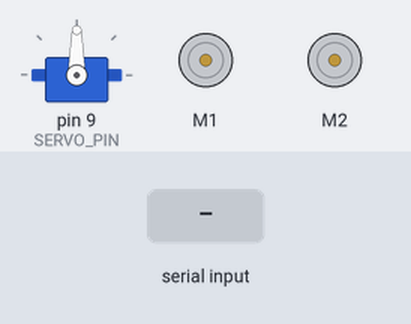
A sketch run on a simulated Arduino Uno, built with avr-gcc and run on an emulated ATmega328P. Parts: servo, 2 × DC motor (green arrow = forward, orange = backward, longer = faster). The test bench sets the inputs (shaded band). What the sketch prints to the serial monitor is not drawn.

Above: at 1.2 s.
1.3 s: "X" received over Serial
At 1.7 s:
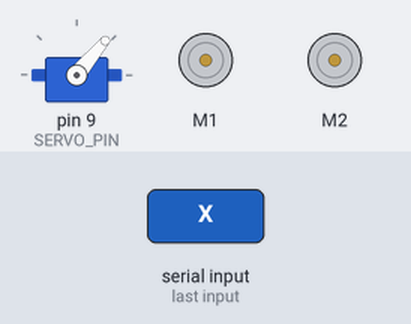
4.0 s: "F" received over Serial
At 4.9 s:
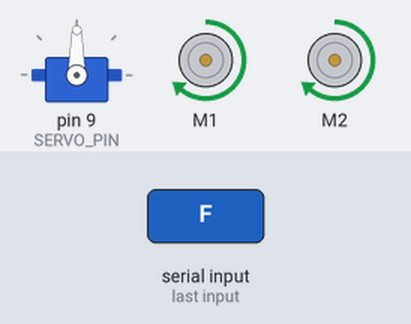
5.5 s: "B" received over Serial
At 6.1 s:
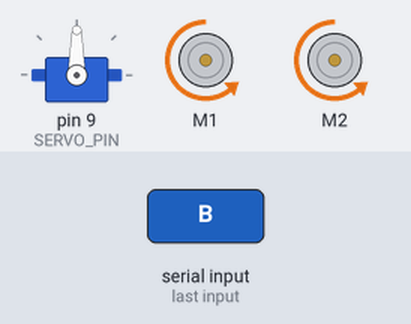
7.0 s: "L" received over Serial
At 8.2 s:
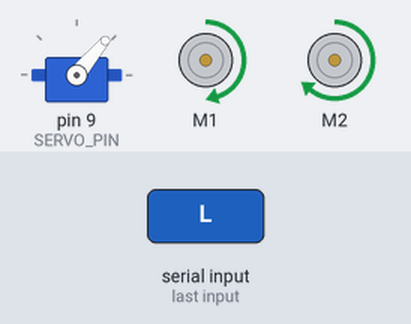
8.5 s: "R" received over Serial
At 9.6 s:
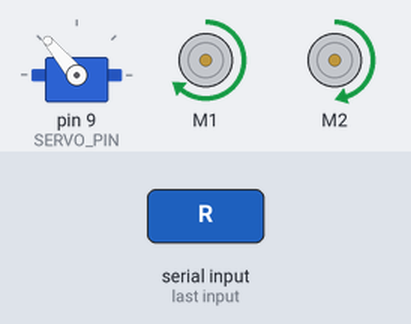
10.0 s: "S" received over Serial
At 10.7 s:
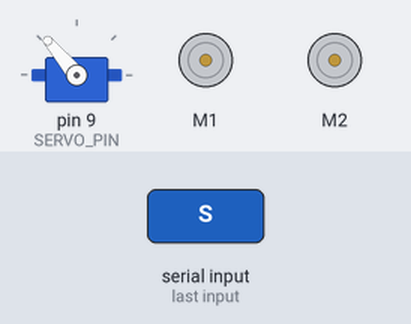
Timing chart, 0 to 12.5 s (numbered marks = the images above; inputs shaded):
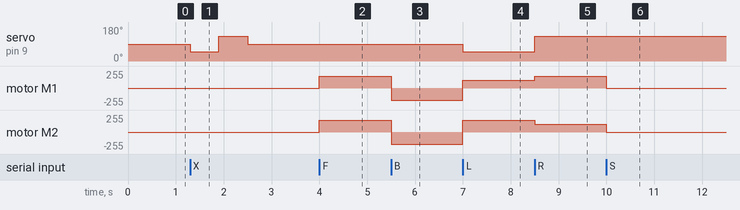

The sketch:

Ardunio_uno.ino
```cpp
#include <AFMotor.h>
#include <Servo.h>

// Motors
AF_DCMotor leftMotor(1);
AF_DCMotor rightMotor(2);

// Servo
Servo scanner;
const int SERVO_PIN = 9;

const int SERVO_LEFT = 50;
const int SERVO_CENTER = 90;
const int SERVO_RIGHT = 130;

int motorSpeed = 180;

// ----------------- MOTOR FUNCTIONS -----------------
void stopMotors() {
  leftMotor.run(RELEASE);
  rightMotor.run(RELEASE);
}

void forward() {
  scanner.write(SERVO_CENTER);
  leftMotor.setSpeed(motorSpeed);
  rightMotor.setSpeed(motorSpeed);
  leftMotor.run(FORWARD);
  rightMotor.run(FORWARD);
}

void backward() {
  scanner.write(SERVO_CENTER);
  leftMotor.setSpeed(motorSpeed);
  rightMotor.setSpeed(motorSpeed);
  leftMotor.run(BACKWARD);
  rightMotor.run(BACKWARD);
}

void turnLeft() {
  scanner.write(SERVO_LEFT);
  leftMotor.setSpeed(motorSpeed - 60);
  rightMotor.setSpeed(motorSpeed);
  leftMotor.run(FORWARD);
  rightMotor.run(FORWARD);
}

void turnRight() {
  scanner.write(SERVO_RIGHT);
  leftMotor.setSpeed(motorSpeed);
  rightMotor.setSpeed(motorSpeed - 60);
  leftMotor.run(FORWARD);
  rightMotor.run(FORWARD);
}

// ----------------- SERVO SCAN FUNCTION -----------------
void scanLeftRight() {
  stopMotors();

  // Look Left
  scanner.write(SERVO_LEFT);
  delay(600);

  // Look Right
  scanner.write(SERVO_RIGHT);
  delay(600);

  // Return Center
  scanner.write(SERVO_CENTER);
  delay(400);
}

// ----------------- SETUP -----------------
void setup() {
  Serial.begin(9600);

  scanner.attach(SERVO_PIN);
  scanner.write(SERVO_CENTER);

  leftMotor.setSpeed(motorSpeed);
  rightMotor.setSpeed(motorSpeed);

  stopMotors();
  Serial.println("Robot Ready");
}

// ----------------- LOOP -----------------
void loop() {

  if (Serial.available()) {
    char cmd = Serial.read();

    switch (cmd) {
      case 'F': forward(); break;
      case 'B': backward(); break;
      case 'L': turnLeft(); break;
      case 'R': turnRight(); break;
      case 'S': stopMotors(); break;
      case 'X': scanLeftRight(); break;
    }
  }
}
```

Measured:
- after the input at 1.3 s, servo on pin 9 (SERVO_PIN): 90° → 50° at once, → 130° 0.60 s later, → 90° 0.60 s later
- after the input at 4.0 s, motor M1, motor M2: stopped → forward 180/255 at once
- after the input at 5.5 s, motor M1, motor M2: forward 180/255 → backward 180/255 at once
- after the input at 7.0 s, servo on pin 9 (SERVO_PIN): 90° → 50° at once; motor M1: backward 180/255 → forward 120/255 at once; motor M2: backward 180/255 → forward 180/255 at once
- after the input at 8.5 s, servo on pin 9 (SERVO_PIN): 50° → 130° at once; motor M1: forward 120/255 → forward 180/255 at once; motor M2: forward 180/255 → forward 120/255 at once
- after the input at 10.0 s, motor M1: forward 180/255 → stopped at once; motor M2: forward 120/255 → stopped at once
